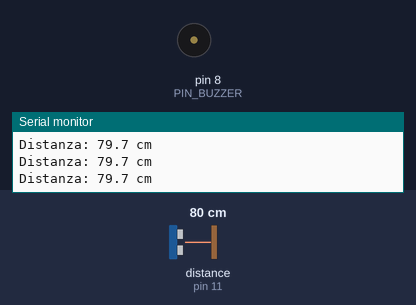
Bench run of a sketch on a simulated Arduino Uno, built with avr-gcc and run on an emulated ATmega328P. Shown: buzzer (waves = sounding), the last lines printed to the serial monitor. Wiring (from diagram.json): ultrasonic range finder: trigger pin 12; echo pin 11. The inputs (shaded band) are chosen by the test bench; at power-on: distance to the obstacle (sensor on pin 11) 80 cm. The echo pulse lasts 58.3 µs per cm.

Above: at 1.2 s.
1.3 s: distance to the obstacle (sensor on pin 11) set to 63 cm
2.8 s: distance to the obstacle (sensor on pin 11) set to 58 cm
At 3.3 s:
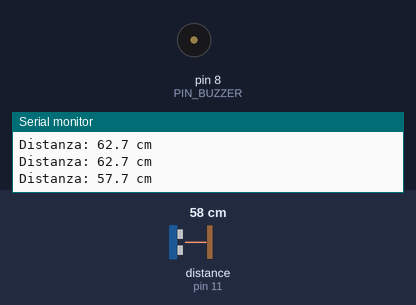
5.8 s: distance to the obstacle (sensor on pin 11) set to 18 cm
8.8 s: distance to the obstacle (sensor on pin 11) set to 299 cm
At 8.8 s:
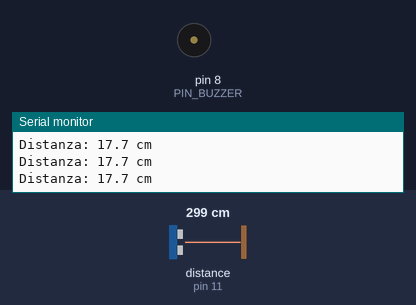
Timing chart, 0 to 11.8 s (numbered marks = the images above; inputs shaded):
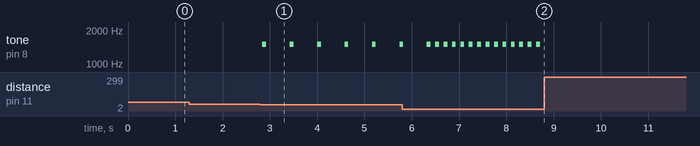

Measured:
- the behaviour switches between 61 and 60 cm on distance to the obstacle (sensor on pin 11) (found by bisection; images 0 and 1)
- after the input at 2.8 s, tone on pin 8 (PIN_BUZZER): alternates 1500 Hz for 0.08 s and silent for 0.50 s, starting at once
- after the input at 8.8 s, tone on pin 8 (PIN_BUZZER): stops changing and stays silent

The sketch:

sketch.ino
```cpp
// Scheda 11 - Sensore di parcheggio con l'HC-SR04
// TRIG sul pin 12, ECHO sul pin 11, buzzer (+) sul pin 8.

const int PIN_TRIG = 12;
const int PIN_ECHO = 11;
const int PIN_BUZZER = 8;

void setup() {
  pinMode(PIN_TRIG, OUTPUT);
  pinMode(PIN_ECHO, INPUT);
  Serial.begin(9600);
}

float misuraDistanza() {
  digitalWrite(PIN_TRIG, LOW);
  delayMicroseconds(2);
  digitalWrite(PIN_TRIG, HIGH);       // impulso di 10 microsecondi:
  delayMicroseconds(10);              // il sensore emette 8 "click" a 40 kHz
  digitalWrite(PIN_TRIG, LOW);

  long durata = pulseIn(PIN_ECHO, HIGH, 30000);  // tempo di andata e ritorno (us)
  if (durata == 0) return 999;                   // nessun eco: niente davanti
  return durata * 0.0343 / 2;                    // velocità del suono: 0,0343 cm/us
}

void loop() {
  float cm = misuraDistanza();
  Serial.print("Distanza: ");
  Serial.print(cm, 1);
  Serial.println(" cm");

  if (cm < 10) {
    tone(PIN_BUZZER, 1500);           // vicinissimo: suono continuo
    delay(100);
  } else if (cm < 60) {
    tone(PIN_BUZZER, 1500, 80);       // bip...
    delay(cm * 10);                   // ...sempre più fitti man mano che ti avvicini
  } else {
    noTone(PIN_BUZZER);
    delay(100);
  }
}
```
